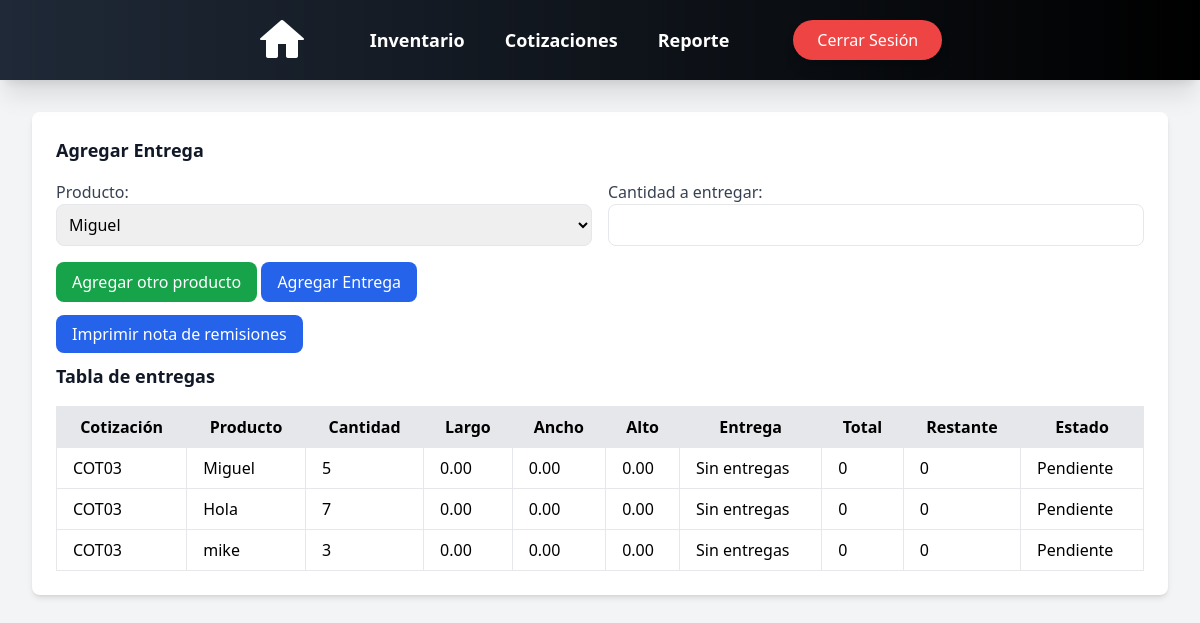
The page /quotes/remission/COT03/ (signed in) on the database as committed earlier.
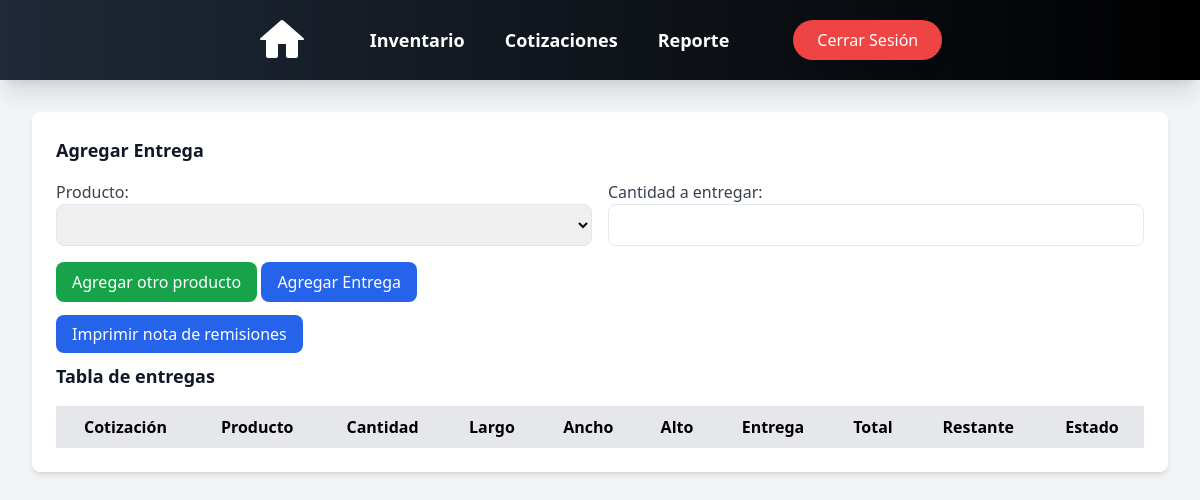
The same page on the database as committed later.
### cotizaciones/models.py (models this page shows, shortened)
class Cotizaciones(models.Model):
    id = models.CharField(max_length=10, primary_key=True, unique=True, blank=False, null=False)
    cliente = models.CharField(max_length=50, blank=False, null=True)
    telefono = models.IntegerField(blank=False, null=True)
    fecha = models.DateField(auto_now=False, auto_now_add=False)
    fecha_propuesta = models.DateField(auto_now=False, auto_now_add=False)
    fecha_entrega = models.DateField(auto_now=False, auto_now_add=False, null=True, blank=True)
    direccion_entrega = models.CharField(max_length=50, default='Pendiente')
    servicio_envio = models.CharField(max_length=100, default="TGZ")
    costo_envio = models.DecimalField(max_digits=10, decimal_places=2, blank=False, null=True, default=0)
    total = models.DecimalField(max_digits=10, decimal_places=2, default=0.0)  # Total sin IVA
    total_Civa = models.DecimalField(max_digits=10, decimal_places=2, default=0.0)
    status = models.CharField(max_length=20, blank=False, null=False, default='Pendiente')
    anticipo = models.DecimalField(max_digits=10, decimal_places=2, default=0.0)
    restante = models.DecimalField(max_digits=10, decimal_places=2, default=0.0)
    metodo_pago = models.CharField(max_length=20, null=False, default='No')
    iva = models.DecimalField(max_digits=10, decimal_places=2, default=0.0)

class CotizacionProduct(models.Model):
    cotizacion_id = models.ForeignKey(Cotizaciones, on_delete=models.CASCADE, related_name='cotizaciones')
    product_id = models.ForeignKey(Product, on_delete=models.CASCADE)
    cantidad = models.IntegerField(default=1)
    phistorico = models.DecimalField(max_digits=10, decimal_places=2, default=0.0)
    subtotal = models.DecimalField(max_digits=10, decimal_places=2, default=0.0)
    usar_precio_distribuidor = models.BooleanField(default=False)

### products/models.py (models this page shows, shortened)
class Product(models.Model):
    nombre = models.CharField(max_length=50, blank=True, null=False)
    descripcion = models.CharField(max_length=100, blank=True, null=False)
    categoria = models.CharField(max_length=50, blank=True, null=False)
    largo = models.DecimalField(max_digits=5, decimal_places=2, blank=True, null=True, default=0)
    ancho = models.DecimalField(max_digits=5, decimal_places=2, blank=True, null=True, default=0)
    alto = models.DecimalField(max_digits=5, decimal_places=2, blank=True, null=True, default=0)
    volumen = models.FloatField(blank=True, null=True, default=0)
    volumen_total = models.FloatField(blank=True, null=True, default=0)
    unidad = models.CharField(max_length=50, blank=True, null=False)
    inventario = models.IntegerField(blank=True, null=True)
    precio_general = models.DecimalField(max_digits=10, decimal_places=2, blank=True, null=False)
    precio_distribuidor = models.DecimalField(max_digits=10, decimal_places=2, blank=True, null=True)
    otro = BooleanField(default=False)
    imagen = models.ImageField(upload_to='images_products/', blank=True, null=True)
    thumbnail = models.ImageField(upload_to='thumbs', blank=True, null=True, editable=True)

### cotizaciones/views.py (the view, shortened to what this page needs)
# urls.py: path('remission/<str:id>/', view_remission, name='view_remission'),
def view_remission(request, id):
    cotizacion = get_object_or_404(Cotizaciones, id=id)
    productos_cotizacion = CotizacionProduct.objects.filter(cotizacion_id=cotizacion)
    remisiones = Remisiones.objects.filter(cotizacion_id=cotizacion)
    remisiones_dict = {}
    for producto in productos_cotizacion:
        remision = remisiones.filter(product_id=producto.product_id).first()
        remisiones_dict[producto.product_id.id] = {
            "entregas": Entregas.objects.filter(remision__product_id=producto.product_id, remision__cotizacion_id=cotizacion).order_by("id"),
            "remision": remision  # Incluir la instancia de Remisiones
        }
    context = {
        "cotizacion": cotizacion,
        "productos_cotizacion": productos_cotizacion,
        "remisiones_dict": remisiones_dict,
    }
    return render(request, "quotes/remisiones.html", context)

### cotizaciones/templatetags/custom_filters.py (called while the page is built)
@register.filter
def get_item(dictionary, key):
    return dictionary.get(key, {'entrega': 0, 'total': 0, 'restante': 0, 'status': 'Pendiente'})

### users/context_processors.py (called while the page is built)
def empleado_context(request):
    if request.user.is_authenticated:
        empleado = request.user.groups.filter(name='Empleado').exists()
    else:
        empleado = False  # Si no está autenticado, no es parte del grupo
    return {'empleado': empleado}

### templates/quotes/remisiones.html (shortened to what this page needs)
{% load static custom_filters %}
<!DOCTYPE html>
<html lang="es">
<head>
    <script src="https://cdn.tailwindcss.com"></script>
</head>
<body class="bg-gray-100 p-8">
    {% include 'nav_bar.html' %}
    {% if request.user.is_authenticated %}
        <div class="animate__animated animate__fadeIn">
            <div class="bg-white p-6 rounded-lg shadow-md mt-20">
                <h2 class="text-lg font-semibold text-gray-900 mb-4">Agregar Entrega</h2>
                <form method="POST" action="" class="mb-5">
                    <div id="filas-productos">
                        <div class="grid grid-cols-2 gap-4 producto-fila">
                            <div>
                                <label class="block text-gray-700">Producto:</label>
                                <select name="product_id" class="w-full border rounded-lg p-2">
                                    {% for producto in productos_cotizacion %}
                                        <option value="{{ producto.product_id.id }}">{{ producto.product_id.nombre }}</option>
                                    {% endfor %}
                                </select>
                            </div>
                            <div>
                                <label class="block text-gray-700">Cantidad a entregar:</label>
                                <input type="number" name="cantidad_entregada" class="w-full border rounded-lg p-2" min="1" required>
                            </div>
                        </div>
                    </div>
                    <button type="button" onclick="agregarFila()" class="mt-4 bg-green-600 text-white px-4 py-2 rounded-lg hover:bg-green-700 transition">
                        Agregar otro producto
                    </button>
                    <button type="submit" class="mt-4 bg-blue-600 text-white px-4 py-2 rounded-lg hover:bg-blue-700 transition">
                        Agregar Entrega
                    </button>
                </form>
                <a href="{% url 'generate_remission_pdf' cotizacion.id %}" class="mt-4 mb-5 bg-blue-600 text-white px-4 py-2 rounded-lg hover:bg-blue-700 transition">Imprimir nota de remisiones</a>
                <h2 class="text-lg font-semibold text-gray-900 mb-4 mt-4">Tabla de entregas</h2>
                <table id="tabla-productos" class="w-full border-collapse border border-gray-300">
                    <thead>
                        <tr class="bg-gray-200">
                            <th class="border px-4 py-2">Cotización</th>
                            <th class="border px-4 py-2">Producto</th>
                            <th class="border px-4 py-2">Cantidad</th>
                            <th class="border px-4 py-2">Largo</th>
                            <th class="border px-4 py-2">Ancho</th>
                            <th class="border px-4 py-2">Alto</th>
                            <th class="border px-4 py-2">Entrega</th>
                            <th class="border px-4 py-2">Total</th>
                            <th class="border px-4 py-2">Restante</th>
                            <th class="border px-4 py-2">Estado</th>
                        </tr>
                    </thead>
                    <tbody>
                        {% for producto in productos_cotizacion %}
                            <tr>
                                <td class="border px-4 py-2">{{ cotizacion.id }}</td>
                                <td class="border px-4 py-2">{{ producto.product_id.nombre }}</td>
                                <td class="border px-4 py-2">{{ producto.cantidad }}</td>
                                <td class="border px-4 py-2">{{ producto.product_id.largo }}</td>
                                <td class="border px-4 py-2">{{ producto.product_id.ancho }}</td>
                                <td class="border px-4 py-2">{{ producto.product_id.alto }}</td>
                                {% with remision_data=remisiones_dict|get_item:producto.product_id.id %}
                                    <td class="border px-4 py-2">
                                        {% if remision_data.entregas %}
                                            <ul>
                                                {% for entrega in remision_data.entregas %}
                                                    <li>
                                                        {{ forloop.counter }}{% if forloop.counter == 1 %}er{% else %}da{% endif %} entrega: {{ entrega.cantidad_entregada }}
                                                    </li>
                                                {% endfor %}
                                            </ul>
                                        {% else %}
                                            <p>Sin entregas</p>
                                        {% endif %}
                                    </td>
                                    <td class="border px-4 py-2">{{ remision_data.remision.total|default:"0" }}</td>
                                    <td class="border px-4 py-2">{{ remision_data.remision.restante|default:"0" }}</td>
                                    <td class="border px-4 py-2">{{ remision_data.remision.status|default:"Pendiente" }}</td>
                                {% endwith %}
                            </tr>
                        {% endfor %}
                    </tbody>
                </table>
            </div>
        </div>
    {% else %}
        <div class="flex flex-col items-center justify-center min-h-screen text-center">
            <h2 class="text-2xl font-semibold text-gray-700">No está autenticado</h2>
            <a href="{% url 'login' %}" class="mt-4 bg-blue-600 text-white px-4 py-2 rounded-lg hover:bg-blue-700 transition">Iniciar sesión</a>
        </div>
    {% endif %}
</body>
</html>

### templates/nav_bar.html (shortened to what this page needs)
{% load static tailwind_tags %}
<!DOCTYPE html>
<html lang="es">
<head>
    <script src="https://cdn.tailwindcss.com"></script>
    <link rel="stylesheet" href="https://cdnjs.cloudflare.com/ajax/libs/animate.css/4.1.1/animate.min.css" />
    <link rel="stylesheet" href="https://cdnjs.cloudflare.com/ajax/libs/font-awesome/6.0.0-beta3/css/all.min.css">
</head>
<body>
<nav class="fixed top-0 left-0 w-full bg-gradient-to-r from-gray-800 to-black text-white shadow-xl z-50">
    <div class="max-w-7xl mx-auto px-4 sm:px-6 lg:px-8">
        <div class="flex items-center justify-center h-20 space-x-16">
            <div class="flex items-center">
                <a href="{% url 'login' %}">
                    <img src="{% static 'img/casa.png' %}" alt="Logo" class="h-12 w-auto">
                </a>
            </div>
            <div class="hidden md:flex space-x-10 text-lg font-semibold">
                <a href="{% url 'products' %}" class="hover:text-blue-400 transition-all">Inventario</a>
                <a href="{% url 'list_quotes' %}" class="hover:text-blue-400 transition-all">Cotizaciones</a>
                {% if not empleado %}
                    <a href="{% url 'report_dashboard' %}" class="hover:text-blue-400 transition-all">Reporte</a>
                {% endif %}
            </div>
            <div class="hidden md:flex items-center">
                <form method="post" action="{% url 'logout' %}">
                    <button type="submit" class="px-6 py-2 bg-red-500 text-white rounded-full hover:bg-red-700 transition-all shadow-lg">
                        Cerrar Sesión
                    </button>
                </form>
            </div>
        </div>
    </div>
</nav>
</body>
</html>

Rows that differ between the two databases and show on the page:
removed CotizacionProduct: product_id.nombre "Miguel", cantidad "5", product_id.largo "0.00", product_id.ancho "0.00", product_id.alto "0.00", remision.total "0", remision.restante "0", remision.status "Pendiente"
no longer on this page (row edited): Cotizaciones: id "COT03"
removed CotizacionProduct: product_id.nombre "Hola", cantidad "7", product_id.largo "0.00", product_id.ancho "0.00", product_id.alto "0.00", remision.total "0", remision.restante "0", remision.status "Pendiente"
removed CotizacionProduct: product_id.nombre "mike", cantidad "3", product_id.largo "0.00", product_id.ancho "0.00", product_id.alto "0.00", remision.total "0", remision.restante "0", remision.status "Pendiente"
Other text that changed with them:
form field product_id: "Miguel" → (not shown)
